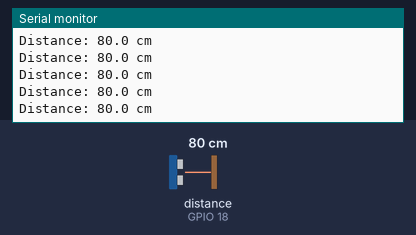
Simulated run of this program. Board: ESP32. Parts: the last lines printed to the serial monitor. Wiring (inferred from the names in the program): ultrasonic range finder: trigger GPIO 5; echo GPIO 18. The test bench sets the inputs (shaded band); at power-on: distance to the obstacle (sensor on GPIO 18) 80 cm. The echo pulse lasts 58.3 µs per cm.

Above: at 1.2 s.
1.3 s: distance to the obstacle (sensor on GPIO 18) set to 2 cm
At 1.59 s:
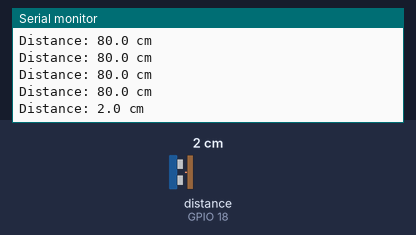
2.8 s: distance to the obstacle (sensor on GPIO 18) set to 4 cm
At 2.8 s:
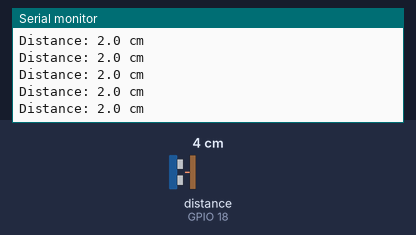
Timing chart, 0 to 5.8 s (numbered marks = the images above; inputs shaded):
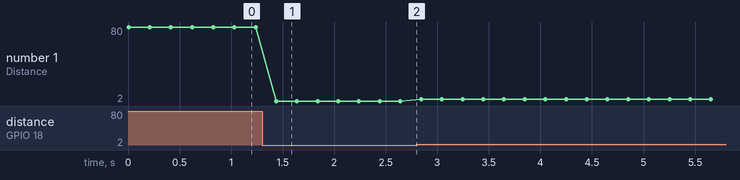

The program:

main.cpp
```cpp
#include <Arduino.h>  // ← ADD THIS LINE

#define TRIG_PIN  5
#define ECHO_PIN  18

void setup() {
  Serial.begin(115200);
  pinMode(TRIG_PIN, OUTPUT);
  pinMode(ECHO_PIN, INPUT);
  Serial.println("AJ-SR04M Ready");
}

float getDistanceCm() {
  digitalWrite(TRIG_PIN, LOW);
  delayMicroseconds(2);
  digitalWrite(TRIG_PIN, HIGH);
  delayMicroseconds(10);
  digitalWrite(TRIG_PIN, LOW);

  long duration = pulseIn(ECHO_PIN, HIGH, 30000);

  if (duration == 0) {
    return -1;
  }

  return (duration * 0.0343) / 2.0;
}

void loop() {
  float distance = getDistanceCm();

  if (distance < 0) {
    Serial.println("Out of range or no echo");
  } else {
    Serial.print("Distance: ");
    Serial.print(distance, 1);
    Serial.println(" cm");
  }

  delay(200);
}
```

Measured:
- after the input at 1.3 s, the serial monitor: prints a new line after 0.14 s (image 1)
- plotted number 1: 80 → 2 after the input at 1.3 s
